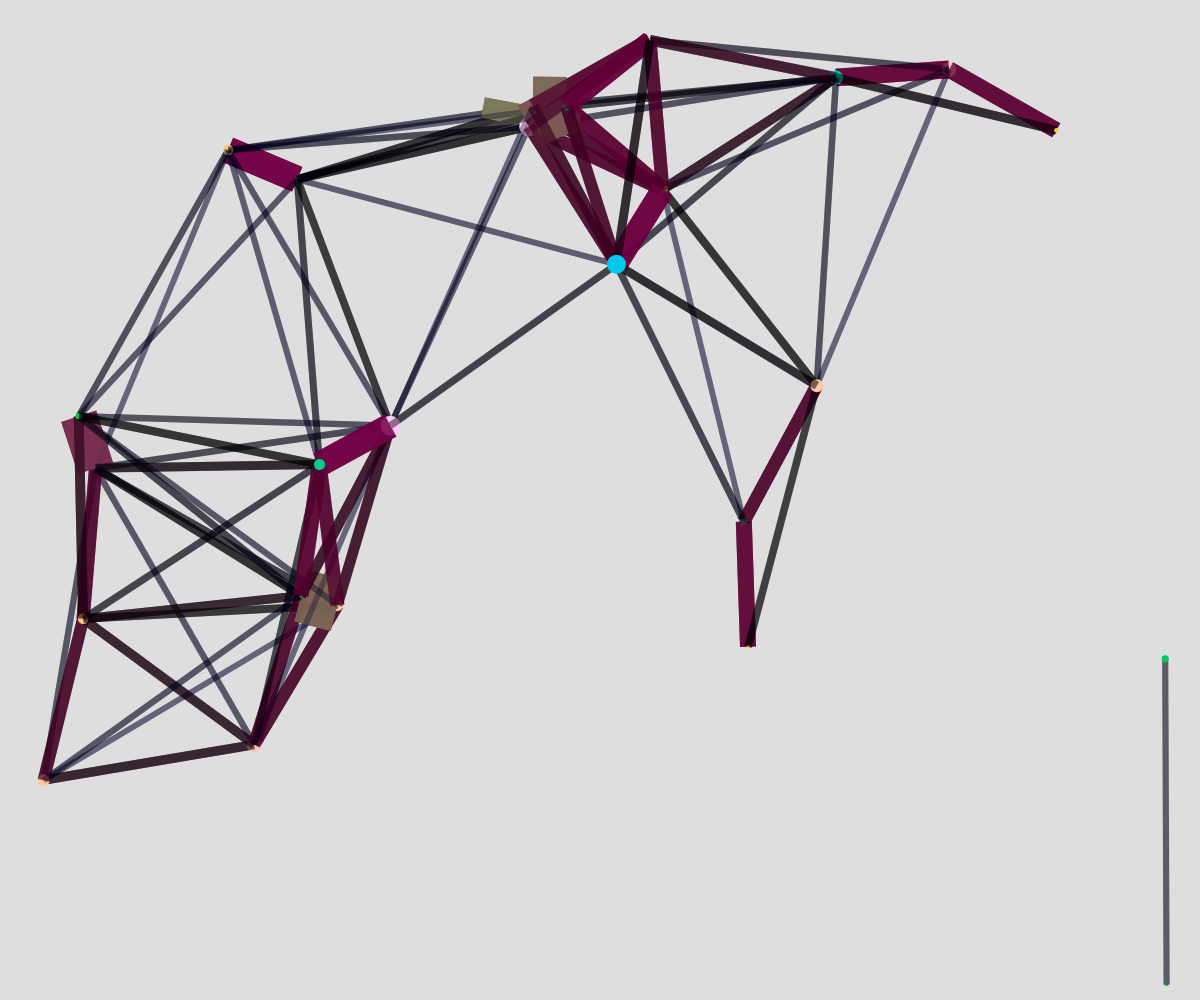
Frame 1 (no input)
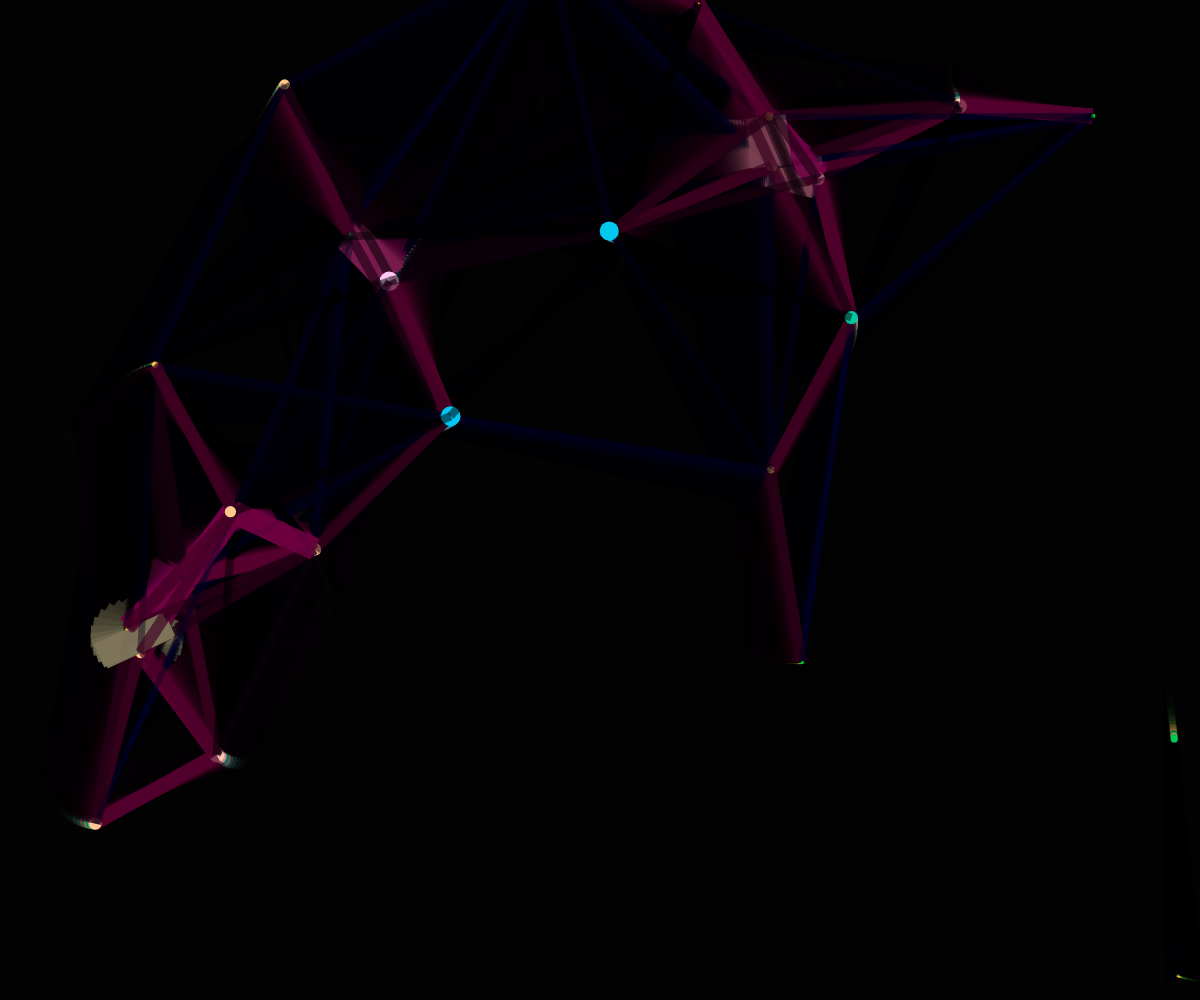
Frame 60 (no input)
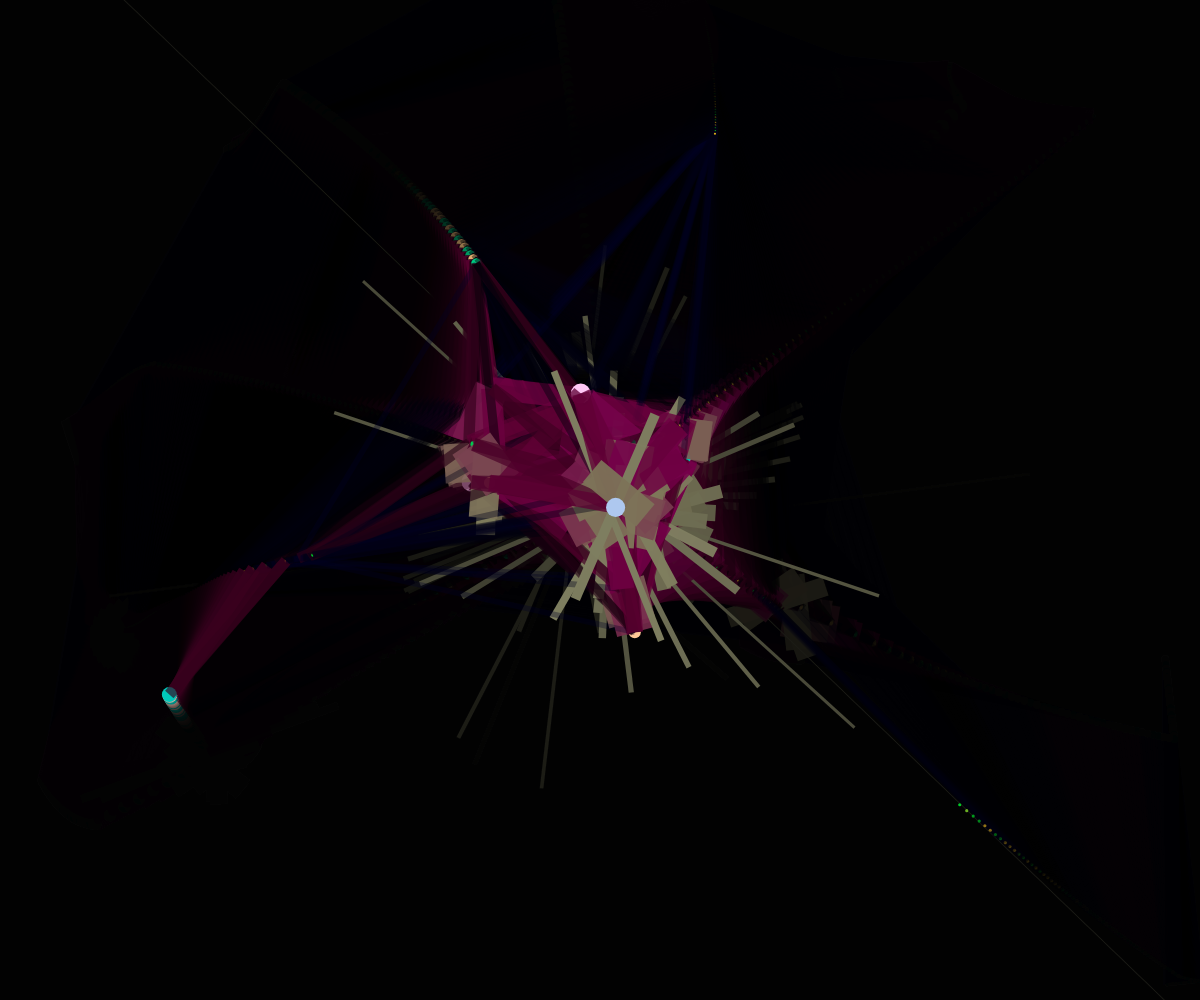
Frame 120 (the mouse pressed at the canvas centre since frame 60)

The p5.js sketch that drew these frames (run headless with seeded random() and noise() and a simulated clock; from frame 60 on, the mouse is pressed at the canvas centre):

// p5.js sketch
// ── sketch.js
var touching = false;

var Mover = function(m, x, y) {
  this.mass = m;
  this.loc = createVector(x, y);
  this.vel = createVector(0, 0);
  this.acc = createVector(random(-0.2,0.2), random(-0.2,0.2));
   
  this.applyForce = function(force) {
    var f = p5.Vector.div(force, this.mass);
    this.acc.add(f);
  };
  this.applyLerp = function(force) {
    var f = p5.Vector.div(force, this.mass);
    this.acc.add(f);
  };
    
  this.update = function() {
    this.vel.add(this.acc);
    this.loc.add(this.vel);
    this.acc.mult(.9);
    this.vel.mult(.99);
  //this.vel.constrain(this.vel,0,50);
  };
  this.decay = function() {
    if(this.vel.x > 5){
      this.vel.x = 5;
    } if(this.vel.y > 5){
      this.vel.y = 5;
    } 
  };

  this.display = function() {

    noStroke();
    fill(random(-2000,2555),200,this.mass*25);
    ellipse(this.loc.x, this.loc.y, this.mass*2, this.mass*2);
  }; 

  this.calculateAttraction = function(m) {
    // Calculate direction of force
    var force = p5.Vector.sub(this.loc, m.loc);
    // Distance between objects
    var d = force.mag();
    // Limiting the distance to eliminate "extreme" results for very close or very far objects
    d = constrain(d, 50.0, 200.0);
    // Normalize vector (distance doesn't matter here, we just want this vector for direction                            
    force.normalize();
    // Calculate gravitional force magnitude
    var strength = (G * this.mass * m.mass) / (d * d);
    // Get force vector --> magnitude * direction
    force.mult(strength);
    return force;
  }
  
  this.lerpy = function(m) {
  var force = p5.Vector.sub(this.loc, m);
  var d = force.mag();
  d = constrain(d, 50.0, 200);
  force.normalize();
    var strength = (G * this.mass * 20) / (d * d);
  force.mult(-strength);
    return force;
  }

  this.boundaries = function() {
    //this.loc.x = constrain(this.loc.x, this.mass/2, windowWidth-this.mass/2);
    //this.loc.y = constrain(this.loc.y, this.mass/2, windowWHeight-this.mass/2);
    if (this.loc.x > windowWidth || this.loc.x < 0) {
      this.vel.x *= -1;
    }
    if (this.loc.y > windowHeight+127 ) {
      this.loc.y = -127;
    }
    if (this.loc.y < -127) {
      this.loc.y = windowHeight+127;
    }
  }
}

var movers = [];

var G = 7;

function setup() {
  pixelDensity(1);
  createCanvas(windowWidth, windowHeight);
  for (var i = 0; i < 25; i++) {
    movers[i] = new Mover(random(1, 10), random(10,width-10), random(10,height-10));
  }
  strokeCap(SQUARE);
  colorMode(RGB);
}

function mouseWheel() {
  print(event.delta);
  //move the square according to the vertical scroll amount
  for (var i = 0; i < movers.length; i++) {
    movers[i].loc.y -= event.delta;
    //movers[i].acc.y += event.delta*event.delta*.01;
    //movers[i].loc.y = constrain(movers[i].loc.y, movers[i].mass/2, windowWHeight-movers[i].mass/2);
  }
  //uncomment to block page scrolling
  //return false;
}
    
function mousePressed(){
  touching = true;
}

function mouseReleased(){
  touching = false;
}


function draw() {

  background(0,33.33);
  //background(0);
  for (var i = 0; i < movers.length; i++) {
    for (var j = 0; j < movers.length; j++) {
      if (i !== j) {
        var d = dist(movers[i].loc.x,movers[i].loc.y,movers[j].loc.x,movers[j].loc.y);
        if (d < 127){
          var force = movers[j].calculateAttraction(movers[i]);
          movers[j].applyLerp(force);
          //movers[j].applyForce(force);
          //force.mult(512000/(d*movers[j].mass));
        }
        if (d < 300 && d > 127){
          var force = movers[j].calculateAttraction(movers[i]);
          movers[i].applyForce(force);
          //movers[i].applyLerp(force);
        }
        if (d < 350){
          strokeWeight(2000/d);
          stroke(/*0+i*10*//*200-(d/1.5)*/127-(d*d*.0023),127-(d*d*d*.0005),abs(100-(d/2.5)),255-(d/2));
          line(movers[i].loc.x,movers[i].loc.y,movers[j].loc.x,movers[j].loc.y);
        }
  }
  if(touching == true){
    //var force = movers[i].lerpy(mousey);
    //movers[i].applyLerp(force);
    //movers[i].loc.lerp(mousey,md*.001/(movers[j].mass));
    movers[i].loc.lerp(mousey,.05/md*movers[i].mass);
    //movers[i].vel.mult(.1/(d*movers[j].mass));
    movers[i].loc.lerp(touches[0],.1/md*movers[i].mass);
     
      }
    
    }
  var mousey = createVector(mouseX,mouseY);
  var mforce = p5.Vector.sub(movers[i].loc, mousey);
  var md = mforce.mag();
  //movers[i].decay();
    movers[i].update();
    movers[i].display();
    movers[i].boundaries();
  
  }
}
